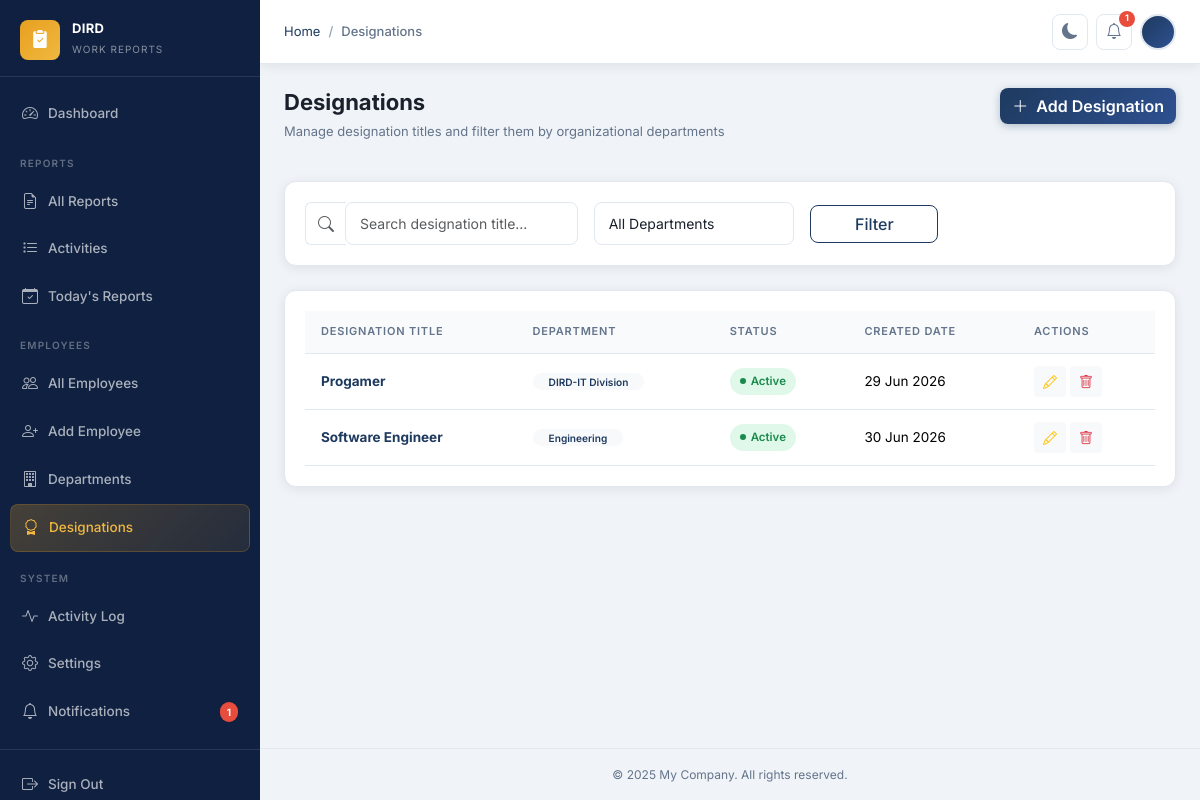
The page /employees/designations/ (signed in) on the database as committed earlier.
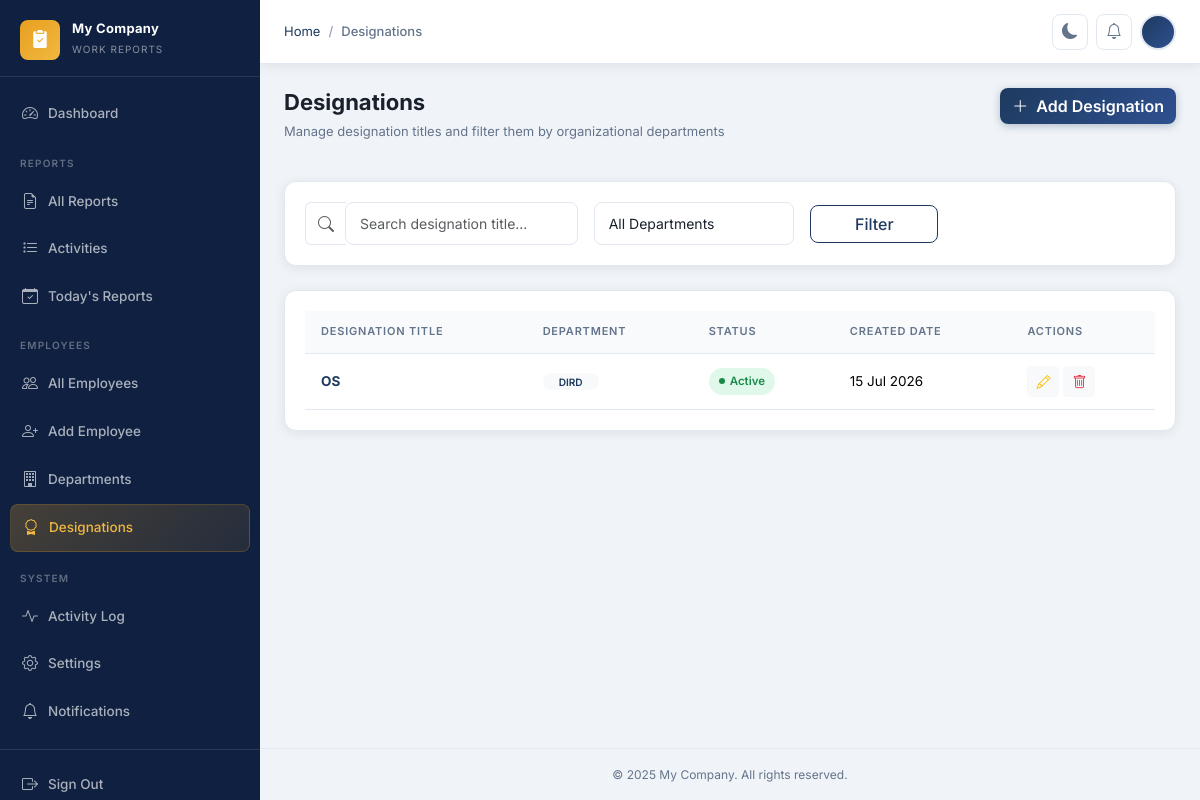
The same page on the database as committed later.
### apps/core/models.py (models this page shows, shortened)
class CompanySettings(models.Model):
    company_name = models.CharField(max_length=200, default='My Company')
    company_logo = models.ImageField(upload_to='company/', null=True, blank=True)
    timezone = models.CharField(max_length=100, default='Asia/Kolkata')
    date_format = models.CharField(
        max_length=30,
        default='%d %B %Y',
        help_text='Python strftime format string',
    )
    submission_deadline = models.TimeField(
        default='23:59',
        help_text='Daily report submission deadline (HH:MM)',
    )
    footer_text = models.CharField(
        max_length=300,
        default='© 2025 My Company. All rights reserved.',
    )
    theme = models.CharField(
        max_length=10,
        choices=[('light', 'Light'), ('dark', 'Dark')],
        default='light',
    )
    updated_at = models.DateTimeField(auto_now=True)
    class Meta:
        verbose_name = 'Company Settings'
        verbose_name_plural = 'Company Settings'
    @classmethod
    def get_settings(cls) -> 'CompanySettings':
        obj, _ = cls.objects.get_or_create(pk=1)
        return obj

### apps/employees/models.py (models this page shows, shortened)
class Designation(models.Model):
    name = models.CharField(max_length=100)
    department = models.ForeignKey(
        Department,
        on_delete=models.CASCADE,
        related_name='designations',
    )
    is_active = models.BooleanField(default=True)
    created_at = models.DateTimeField(auto_now_add=True)
    updated_at = models.DateTimeField(auto_now=True)
    class Meta:
        ordering = ['name']
        unique_together = [('name', 'department')]
        verbose_name = 'Designation'
        verbose_name_plural = 'Designations'

class Department(models.Model):
    name = models.CharField(max_length=100, unique=True)
    description = models.TextField(blank=True)
    is_active = models.BooleanField(default=True)
    created_at = models.DateTimeField(auto_now_add=True)
    updated_at = models.DateTimeField(auto_now=True)
    class Meta:
        ordering = ['name']
        verbose_name = 'Department'
        verbose_name_plural = 'Departments'

### apps/employees/views.py (the view)
# urls.py: path('designations/', views.DesignationListView.as_view(), name='designation_list'),
class DesignationListView(AdminRequiredMixin, ListView):
    model = Designation
    template_name = 'employees/designation_list.html'
    context_object_name = 'designations'
    paginate_by = 20
    def get_queryset(self):
        qs = super().get_queryset().select_related('department')
        dept = self.request.GET.get('department', '')
        q = self.request.GET.get('q', '')
        if dept:
            qs = qs.filter(department_id=dept)
        if q:
            qs = qs.filter(name__icontains=q)
        return qs
    def get_context_data(self, **kwargs):
        ctx = super().get_context_data(**kwargs)
        ctx['departments'] = Department.objects.filter(is_active=True)
        ctx['selected_dept'] = self.request.GET.get('department', '')
        ctx['search_query'] = self.request.GET.get('q', '')
        return ctx

### apps/core/context_processors.py (called while the page is built)
def company_settings(request) -> dict:
    settings_obj = CompanySettings.get_settings()
    return {'company_settings': settings_obj}

### apps/core/mixins.py (called while the page is built)
    def dispatch(self, request, *args, **kwargs):
        if not request.user.is_authenticated:
            return self.handle_no_permission()
        if not request.user.is_staff:
            messages.error(request, 'You do not have permission to access this page.')
            return redirect('dashboard:index')
        return super().dispatch(request, *args, **kwargs)

### apps/notifications/context_processors.py (called while the page is built)
def notifications_count(request) -> dict:
    if request.user.is_authenticated:
        count = request.user.notifications.filter(is_read=False).count()
    else:
        count = 0
    return {'unread_notifications_count': count}

### templates/employees/designation_list.html (shortened to what this page needs)
{% extends 'base.html' %}
{% block breadcrumb %}
  <li class="breadcrumb-item"><a href="{% url 'dashboard:index' %}">Home</a></li>
  <li class="breadcrumb-item active" aria-current="page">Designations</li>
{% endblock %}
{% block content %}
<div class="page-header">
  <div>
    <h1 class="page-title">Designations</h1>
    <p class="page-subtitle">Manage designation titles and filter them by organizational departments</p>
  </div>
  <div>
    <a href="{% url 'employees:designation_add' %}" class="btn btn-primary">
      <i class="bi bi-plus-lg me-1"></i> Add Designation
    </a>
  </div>
</div>
<div class="card border-0 rounded-custom shadow-sm mb-4 bg-surface">
  <div class="card-body py-3">
    <form method="get" class="row g-3 align-items-center">
      <div class="col-md-4">
        <div class="input-group">
          <span class="input-group-text bg-transparent border-end-0 border-custom text-muted"><i class="bi bi-search"></i></span>
          <input type="text" name="q" value="{{ search_query }}" class="form-control border-start-0" placeholder="Search designation title...">
        </div>
      </div>
      <div class="col-md-3">
        <select name="department" class="form-select">
          <option value="">All Departments</option>
        </select>
      </div>
      <div class="col-md-2">
        <button type="submit" class="btn btn-outline-primary w-100">Filter</button>
      </div>
    </form>
  </div>
</div>
<div class="card border-0 rounded-custom shadow-sm bg-surface">
  <div class="card-body p-0">
    {% if designations %}
      <div class="table-responsive">
        <table class="table table-hover align-middle mb-0">
          <thead>
            <tr>
              <th>Designation Title</th>
              <th>Department</th>
              <th>Status</th>
              <th>Created Date</th>
              <th>Actions</th>
            </tr>
          </thead>
          <tbody>
            {% for dg in designations %}
              <tr>
                <td><strong class="text-primary-custom">{{ dg.name }}</strong></td>
                <td><span class="badge rounded-pill bg-light text-primary-custom fw-600 px-3">{{ dg.department.name }}</span></td>
                <td>
                  {% if dg.is_active %}
                    <span class="status-pill badge-active text-success">Active</span>
                  {% else %}
                    <span class="status-pill badge-inactive text-danger">Inactive</span>
                  {% endif %}
                </td>
                <td>{{ dg.created_at|date:"d M Y" }}</td>
                <td>
                  <div class="d-flex gap-1">
                    <a href="{% url 'employees:designation_edit' dg.pk %}" class="btn btn-light btn-sm text-warning" data-bs-toggle="tooltip" title="Edit"><i class="bi bi-pencil"></i></a>
                    <a href="{% url 'employees:designation_delete' dg.pk %}" class="btn btn-light btn-sm text-danger" data-bs-toggle="tooltip" title="Delete"><i class="bi bi-trash"></i></a>
                  </div>
                </td>
              </tr>
            {% endfor %}
          </tbody>
        </table>
      </div>
    {% else %}
      <div class="empty-state">
        <i class="bi bi-award-fill empty-state-icon"></i>
        <h3 class="empty-state-title">No Designations Found</h3>
        <p class="empty-state-text">No designations match your filters. Create one using the button above.</p>
      </div>
    {% endif %}
  </div>
</div>
{% endblock %}

### templates/base.html (shortened to what this page needs)
{% load static %}
<!DOCTYPE html>
<html lang="en" data-theme="light">
<head>
  <link rel="stylesheet" href="https://cdn.jsdelivr.net/npm/bootstrap@5.3.3/dist/css/bootstrap.min.css" />
  <link rel="stylesheet" href="https://cdn.jsdelivr.net/npm/bootstrap-icons@1.11.3/font/bootstrap-icons.min.css" />
  <link rel="stylesheet" href="{% static 'css/style.css' %}?v=2" />
</head>
<body>
<div class="layout">
  <aside class="sidebar" id="sidebar">
    <a class="sidebar-brand" href="{% url 'dashboard:index' %}">
      <div class="sidebar-brand-icon">
        <i class="bi bi-clipboard2-check-fill"></i>
      </div>
      <div class="sidebar-brand-text">
        <span class="sidebar-brand-name">{{ company_settings.company_name }}</span>
        <span class="sidebar-brand-sub">Work Reports</span>
      </div>
    </a>
    <nav class="sidebar-nav">
      <div class="nav-item">
        <a href="{% url 'dashboard:index' %}" class="nav-link {% if request.resolver_match.namespace == 'dashboard' %}active{% endif %}">
          <i class="bi bi-speedometer2"></i> Dashboard
        </a>
      </div>
      {% if request.user.is_staff %}
      <div class="sidebar-section-label">Reports</div>
      <div class="nav-item">
        <a href="{% url 'reports:admin_report_list' %}" class="nav-link {% if 'reports' in request.path and 'activities' not in request.path %}active{% endif %}">
          <i class="bi bi-file-earmark-text"></i> All Reports
        </a>
      </div>
      <div class="nav-item">
        <a href="{% url 'reports:admin_activity_list' %}" class="nav-link {% if 'activities' in request.path %}active{% endif %}">
          <i class="bi bi-list-task"></i> Activities
        </a>
      </div>
      <div class="nav-item">
        <a href="{% url 'reports:admin_report_list' %}?date_range=today" class="nav-link">
          <i class="bi bi-calendar-check"></i> Today's Reports
        </a>
      </div>
      <div class="sidebar-section-label">Employees</div>
      <div class="nav-item">
        <a href="{% url 'employees:employee_list' %}" class="nav-link {% if 'employees' in request.path and 'departments' not in request.path and 'designations' not in request.path %}active{% endif %}">
          <i class="bi bi-people"></i> All Employees
        </a>
      </div>
      <div class="nav-item">
        <a href="{% url 'employees:employee_add' %}" class="nav-link">
          <i class="bi bi-person-plus"></i> Add Employee
        </a>
      </div>
      <div class="nav-item">
        <a href="{% url 'employees:department_list' %}" class="nav-link {% if 'departments' in request.path %}active{% endif %}">
          <i class="bi bi-building"></i> Departments
        </a>
      </div>
      <div class="nav-item">
        <a href="{% url 'employees:designation_list' %}" class="nav-link {% if 'designations' in request.path %}active{% endif %}">
          <i class="bi bi-award"></i> Designations
        </a>
      </div>
      <div class="sidebar-section-label">System</div>
      <div class="nav-item">
        <a href="{% url 'core:activity_log' %}" class="nav-link {% if 'activity-log' in request.path %}active{% endif %}">
          <i class="bi bi-activity"></i> Activity Log
        </a>
      </div>
      <div class="nav-item">
        <a href="{% url 'core:settings' %}" class="nav-link {% if 'settings' in request.path %}active{% endif %}">
          <i class="bi bi-gear"></i> Settings
        </a>
      </div>
      {% endif %}
      <div class="nav-item">
        <a href="{% url 'notifications:notification_list' %}" class="nav-link {% if 'notifications' in request.path %}active{% endif %}">
          <i class="bi bi-bell"></i> Notifications
          {% if unread_notifications_count > 0 %}
          <span class="nav-badge">{{ unread_notifications_count }}</span>
          {% endif %}
        </a>
      </div>
    </nav>
    <div class="sidebar-footer">
      <form method="post" action="{% url 'accounts:logout' %}" class="nav-item m-0">
        <button type="submit" class="nav-link w-100 border-0 bg-transparent text-start">
          <i class="bi bi-box-arrow-right"></i> Sign Out
        </button>
      </form>
    </div>
  </aside>
  <div class="main-content">
    <header class="topbar">
      <div class="breadcrumb-wrapper">
        <nav aria-label="breadcrumb">
          <ol class="breadcrumb">
            {% block breadcrumb %}{% endblock %}
          </ol>
        </nav>
      </div>
      <div class="topbar-actions">
        <button class="theme-toggle" id="theme-toggle" aria-label="Toggle dark mode">
          <i class="bi bi-moon-fill" id="theme-icon"></i>
        </button>
        <a href="{% url 'notifications:notification_list' %}" class="topbar-btn" title="Notifications">
          <i class="bi bi-bell"></i>
          {% if unread_notifications_count > 0 %}
          <span class="notif-badge" id="notif-badge">{{ unread_notifications_count }}</span>
          {% endif %}
        </a>
        <div class="dropdown">
          <div class="user-avatar" data-bs-toggle="dropdown" aria-expanded="false" id="user-avatar-btn">
          </div>
        </div>
      </div>
    </header>
    <div class="toast-container position-fixed top-0 end-0 p-3" style="z-index:9998;">
    </div>
    <main class="page-content">
      {% block content %}{% endblock %}
    </main>
    <footer class="py-3 px-4 text-center" style="border-top:1px solid var(--border);font-size:12px;color:var(--text-muted);">
      {{ company_settings.footer_text }}
    </footer>
  </div>
</div>
</body>
</html>

Rows that differ between the two databases and show on the page:
removed Designation: name "Progamer", department.name "DIRD-IT Division", is_active "Active", created_at "29 Jun 2026"
removed Designation: name "Software Engineer", department.name "Engineering", is_active "Active", created_at "30 Jun 2026"
changed CompanySettings: company_name "DIRD" → "My Company"
added Designation: name "OS", department.name "DIRD", is_active "Active", created_at "15 Jul 2026"
Other text that changed with them:
{{ unread_notifications_count }}: "1" → (not shown)
